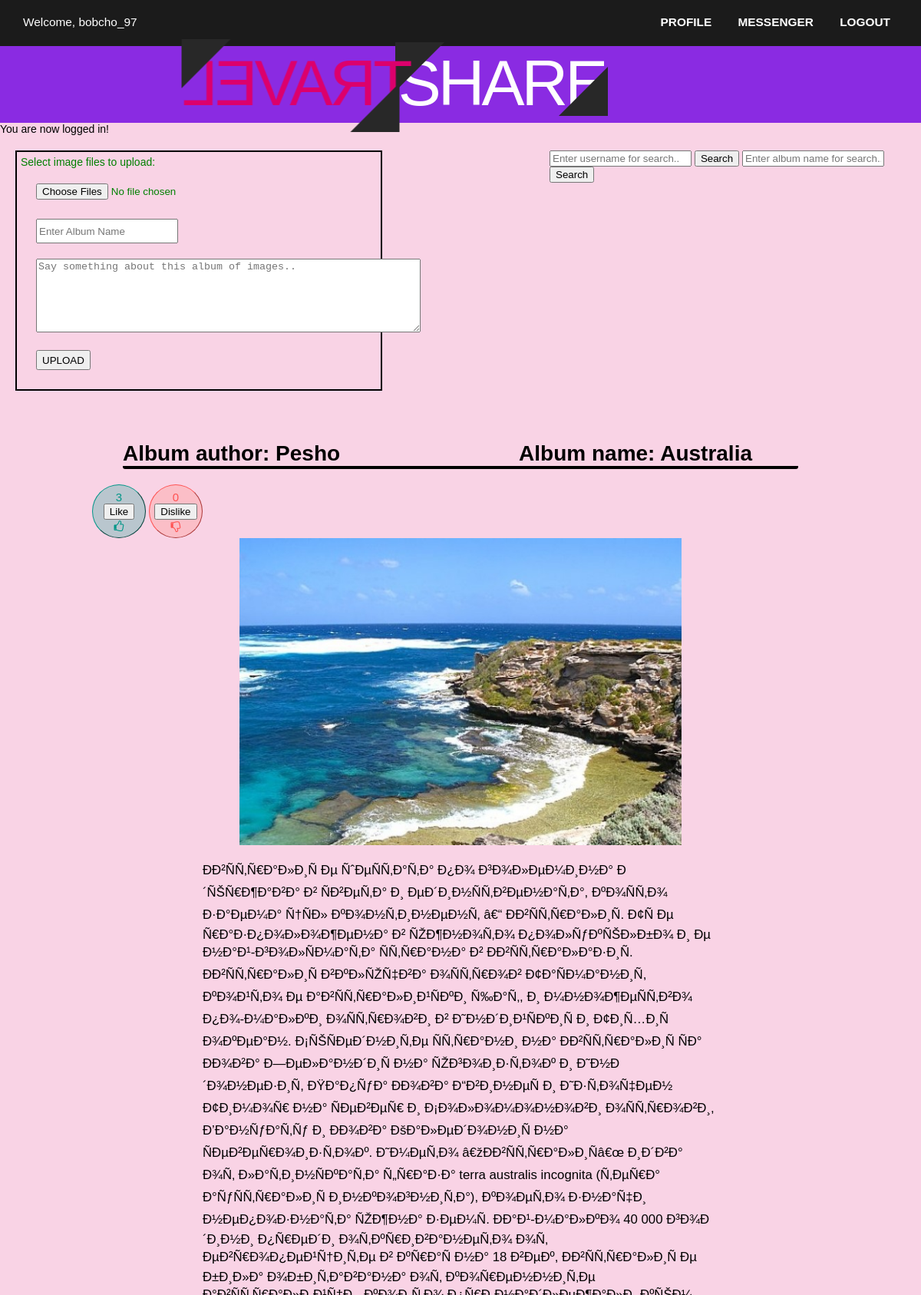
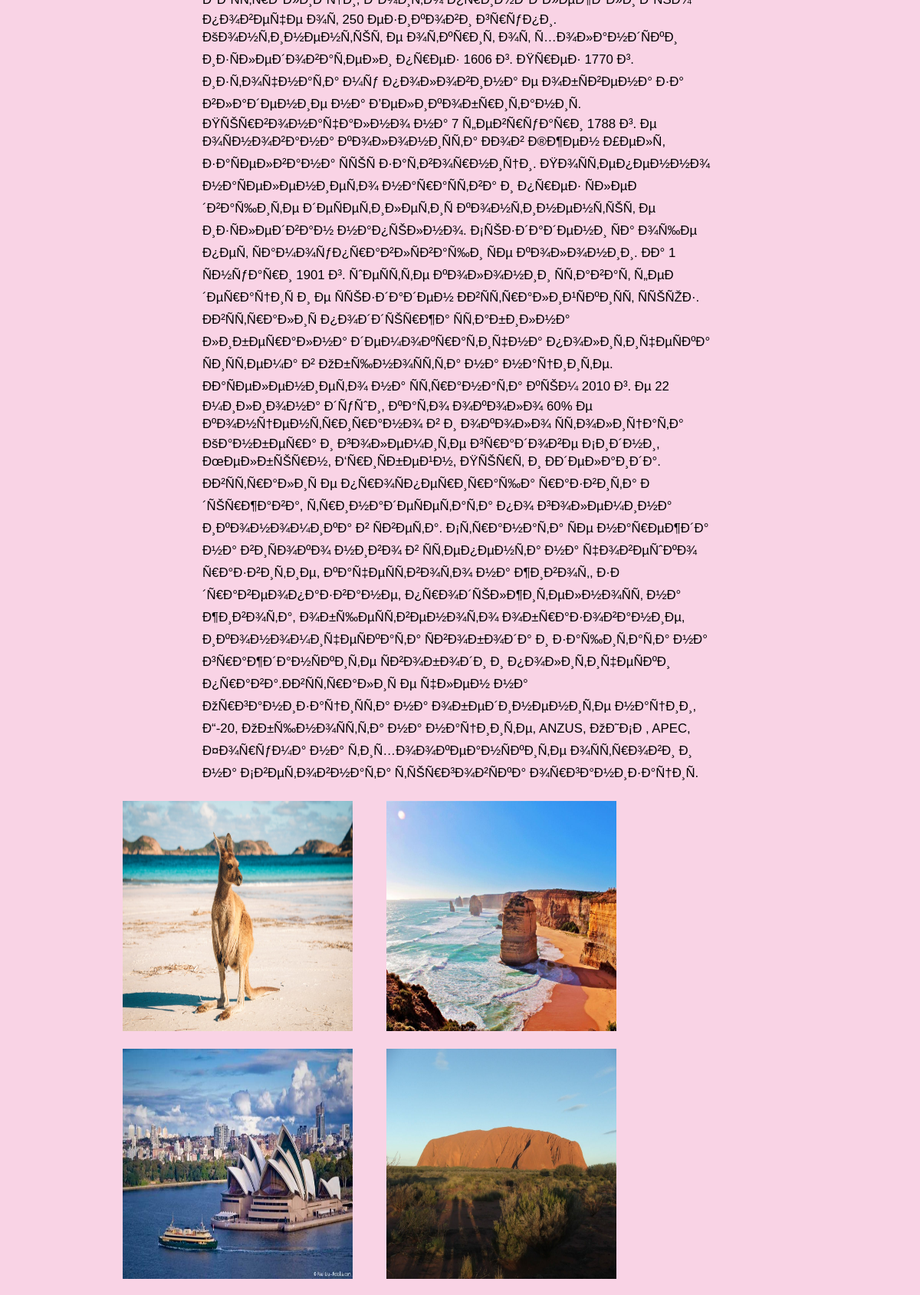
Page /testIndex.php (signed in, upper part) on the committed database (2 pictures, top to bottom).
### tables this page shows
CREATE TABLE `photos` (
  `id` int(11) NOT NULL,
  `file_name` varchar(255) NOT NULL,
  `user_name` varchar(100) NOT NULL,
  `uploaded_on` datetime NOT NULL,
  `status` enum('1','0') NOT NULL DEFAULT '1',
  `text` text NOT NULL,
  `album` varchar(100) NOT NULL,
  `likesUsers` text NOT NULL,
  `dislikesUsers` text NOT NULL,
  `likesCount` int(11) NOT NULL DEFAULT '0',
  `dislikesCount` int(11) NOT NULL DEFAULT '0'
);

### testIndex.php (the view, shortened to what this page needs)
<!DOCTYPE html>
<html lang="en">
<head>
    <link rel="stylesheet" href="https://cdnjs.cloudflare.com/ajax/libs/font-awesome/4.7.0/css/font-awesome.min.css">
    <link type="text/css" rel="stylesheet" href="testIndddd.css">
</head>
<body>
    <div id="header">
        <ul id="left">
            <li style="color: white; display:inline;"> Welcome, <?php echo $_SESSION['username'] ?></li>
        </ul>
        <ul>
            <li><a href="profile.php">Profile</a></li>
            <li><a href="chatroom.php">Messenger</a></li>
            <li><a href="index.php?logout=1">Logout</a></li>
        </ul>
    </div>
    <div id="under">
        <h4 class="logo">
            <span class="word1">Travel</span>
            <span class="word2">Share</span>
        </h4>
    </div>
    <div class="container">
        <?php if (isset($_SESSION['message'])) : ?>
            <div class="alert <?php echo $_SESSION['alert-class']; ?>">
                <?php
                echo $_SESSION['message'];
                ?>
            </div>
        <?php endif; ?>
        <div class="forms">
            <div class="uploader">
                <form action="" method="post" enctype="multipart/form-data">
                    Select image files to upload:
                    <input type="file" name="files[]" multiple>
                    <input type="text" name="album" placeholder="Enter Album Name">
                    <textarea name="text" cols="60" rows="6" placeholder="Say something about this album of images.."></textarea>
                    <input type="submit" name="submit" value="UPLOAD">
                </form>
            </div>
            <div class="searchBar">
                <form action="search.php" method="post">
                    <input type="text" name="validUser" placeholder="Enter username for search..">
                    <input type="submit" name="searchName" value="Search">
                    <input type="text" name="validAlbum" placeholder="Enter album name for search..">
                    <input type="submit" name="searchAlbum" value="Search">
                </form>
            </div>
        </div>
        <div class="gallery">
            <?php
            include_once 'dbConfig.php';
            $query = $db->query("SELECT * FROM photos ORDER BY album ASC, user_name ASC");
            $copyQuery = $db->query("SELECT * FROM photos ORDER BY album ASC, user_name ASC");
            $copyRow = $copyQuery->fetch_assoc();
            $copyAlbum = $copyRow['album'];
            $copyCreator = $copyRow['user_name'];
            $count = 0;
            if ($query->num_rows > 0) {
                while ($row = $query->fetch_assoc()) {
                    $imageURL = 'uploads/' . $row["file_name"];
                    $uploadedBy = $row['user_name'];
                    $text = $row['text'];
                    $album = $row['album'];
                    $nLikes = $row['likesCount'];
                    $nDislikes = $row['dislikesCount'];
                    $same = "";
                    ?>
                    <?php if ($count == 0 || $album !== $copyAlbum || $uploadedBy !== $copyCreator) : ?>
                        <br>
                        <h2 style="float: right; margin-right: 100px;">
                            <?php echo "Album name: " . $album;
                            $count++;
                            $copyAlbum = $album;
                            $copyCreator = $uploadedBy;
                            $same = $imageURL;
                            ?>
                        </h2>
                        <h2>
                            <?php echo "Album author: " . $uploadedBy; ?>
                        </h2>
                        <button class="like">
                            <?php echo $nLikes; ?>
                            <br>
                            <form action="" method="post">
                                <input type="submit" name="<?php echo "like" . $uploadedBy . $album; ?>" value ="Like"/>
                            </form>
                            <i class="fa fa-thumbs-o-up" aria-hidden="true"></i>
                        </button>
                        <button class="dislike">
                            <?php echo $nDislikes; ?>
                            <br>
                            <form action="" method="post">
                                <input type="submit" name="<?php echo "dislike" . $uploadedBy . $album; ?>" value ="Dislike">
                            </form>
                            <i class="fa fa-thumbs-o-down" aria-hidden="true"></i>
                        </button>
                        <?php if(file_exists($imageURL)):?>
                            <img style="display: block; width: 60%; height: 400px; margin: 0 auto; margin-bottom: 20px;" src="<?php echo $imageURL;?>" alt="" />
                        <?php endif; ?>
                        <p>
                            <?php echo $text; ?>
                        </p>
                    <?php endif; ?>
                    <?php if($same !== $imageURL && file_exists($imageURL)):?>
                            <div style="display: inline;">
                                <img src="<?php echo $imageURL; ?>" alt="" />
                            </div>
                        <?php endif; ?>
                <?php }
            } else { ?>
                <p style="margin-bottom: 0px; padding-bottom: 20px;">No image(s) found...</p>
            <?php } ?>
        </div>
    </div>
</body>
</html>

### testIndddd.css (style rules this page uses)
body { margin: 0; background-color: rgba(255, 255, 255, 0.781); font-size: 14px; font-family: Arial, Helvetica, sans-serif; padding: 0; }
#header { background-color: #1b1b1b; height: 60px; }
#header ul { text-align: right; font-size: 110%; margin-top: 0px; padding: 20px; list-style-type: none; display: inline; float: right; }
#header #left { text-align: left; display: inline; float: left; }
#header ul li { display: inline; margin-left: 10px; }
#header ul li a { margin-right: 20px; text-decoration: none; color: white; text-transform: uppercase; font-weight: bold; }
#under { height:100px; background-color: blueviolet; }
.logo { margin-top: 0; text-align: center; font: 84px 'Arial Narrow', sans-serif; color: #fefefe; text-transform: uppercase; letter-spacing: -4px; }
.logo span { position: relative; }
.logo span:before, .logo span:after { content: ''; position: absolute; border-width: 32px; border-style: solid; border-color: transparent; height: 0; z-index: 10; }
.logo .word1 { color: #dc006c; margin-right: -38px; transform: rotateY(180deg); display: inline-block; z-index: 10; }
.logo .word1:before { right: -4px; top: -9px; border-top-color: #282828; border-right-color: #282828; }
.logo .word1:after { left: 17px; bottom: -15px; border-bottom-color: #282828; border-left-color: #282828; }
.logo .word2 { z-index: 0; }
.logo .word2:before { left: -4px; top: -6px; border-top-color: #282828; border-left-color: #282828; }
.logo .word2:after { right: -4px; bottom: 4px; border-bottom-color: #282828; border-right-color: #282828; }
.container { background-color: #dc006a2c; }
.gallery h2 { margin: 40px; margin-top: 20px; margin-bottom: 20px; font-family: 'Gill Sans', 'Gill Sans MT', Calibri, 'Trebuchet MS', sans-serif; font-size: 200%; border-bottom: 4px solid black; border-bottom-left-radius: 3px; border-bottom-right-radius: 3px; }
.gallery { width: 80%; margin: 0 auto; margin-top: 30px; }
.gallery p { width: 70%; margin: 0 auto; font-size: 120%; margin-bottom: 20px; font-family: 'Lucida Sans', 'Lucida Sans Regular', 'Lucida Grande', 'Lucida Sans Unicode', Geneva, Verdana, sans-serif; }
.gallery img { width: 300px; height: 300px; display: inline; margin-left: 40px; margin-bottom: 20px; transition:transform 0.25s ease; }
.uploader { width: 40%; color: green; border: 2px solid black; float: left; }
.uploader input { display: block; height: 26px; margin: 20px; }
.uploader textarea { margin-left: 20px; }
.searchBar { width: 40%; float:right; }
.forms { padding: 20px; padding-bottom: 0px; margin-bottom: 0px; display: block; overflow: auto; }
button.like { width: 70px; height: 70px; margin: 0 auto; border-radius: 50%; color: rgba(0,150,136 ,1); background-color:rgba(38,166,154 ,0.3); border-color: rgba(0,150,136 ,1); border-width: 1px; font-size: 15px; }
button.dislike { width: 70px; height: 70px; margin: 0 auto; border-radius: 50%; color: rgba(255,82,82 ,1); background-color: rgba(255,138,128 ,0.3); border-color: rgba(255,82,82 ,1); border-width: 1px; font-size: 15px; }
.uploader { padding: 5px; }

### rows in the picture
photos: album "Australia", user_name "Pesho", likesCount "3", dislikesCount "0", file_name (picture), text "ÐÐ²ÑÑ‚Ñ€Ð°Ð»Ð¸Ñ Ðµ ÑˆÐµÑÑ‚Ð°Ñ‚Ð° Ð¿Ð¾ Ð³Ð¾Ð»ÐµÐ¼Ð¸Ð½Ð° Ð´ÑŠÑ€Ð¶Ð°Ð²Ð° Ð² ÑÐ²ÐµÑ‚Ð° Ð¸ ÐµÐ´Ð¸Ð½ÑÑ‚Ð²ÐµÐ½Ð°Ñ‚Ð°, ÐºÐ¾ÑÑ‚Ð¾ Ð·Ð°ÐµÐ¼Ð° Ñ†ÑÐ» ÐºÐ¾Ð½Ñ‚Ð¸Ð½ÐµÐ½Ñ‚ â€“ ÐÐ²ÑÑ‚Ñ€Ð°Ð»Ð¸Ñ. Ð¢Ñ Ðµ Ñ€Ð°Ð·Ð¿Ð¾Ð»Ð¾Ð¶ÐµÐ½Ð° Ð² ÑŽÐ¶Ð½Ð¾Ñ‚Ð¾ Ð¿Ð¾Ð»ÑƒÐºÑŠÐ»Ð±Ð¾ Ð¸ Ðµ Ð½Ð°Ð¹-Ð³Ð¾Ð»ÑÐ¼Ð°Ñ‚Ð° ÑÑ‚Ñ€Ð°Ð½Ð° Ð² ÐÐ²ÑÑ‚Ñ€Ð°Ð»Ð°Ð·Ð¸Ñ. ÐÐ²ÑÑ‚Ñ€Ð°Ð»Ð¸Ñ Ð²ÐºÐ»ÑŽÑ‡Ð²Ð° Ð¾ÑÑ‚Ñ€Ð¾Ð² Ð¢Ð°ÑÐ¼Ð°Ð½Ð¸Ñ, ÐºÐ¾Ð¹Ñ‚Ð¾ Ðµ Ð°Ð²ÑÑ‚Ñ€Ð°Ð»Ð¸Ð¹ÑÐºÐ¸ Ñ‰Ð°Ñ‚, Ð¸ Ð¼Ð½Ð¾Ð¶ÐµÑÑ‚Ð²Ð¾ Ð¿Ð¾-Ð¼Ð°Ð»ÐºÐ¸ Ð¾ÑÑ‚Ñ€Ð¾Ð²Ð¸ Ð² Ð˜Ð½Ð´Ð¸Ð¹ÑÐºÐ¸Ñ Ð¸ Ð¢Ð¸Ñ…Ð¸Ñ Ð¾ÐºÐµÐ°Ð½. Ð¡ÑŠÑÐµÐ´Ð½Ð¸Ñ‚Ðµ ÑÑ‚Ñ€Ð°Ð½Ð¸ Ð½Ð° ÐÐ²ÑÑ‚Ñ€Ð°Ð»Ð¸Ñ ÑÐ° ÐÐ¾Ð²Ð° Ð—ÐµÐ»Ð°Ð½Ð´Ð¸Ñ Ð½Ð° ÑŽÐ³Ð¾Ð¸Ð·Ñ‚Ð¾Ðº Ð¸ Ð˜Ð½Ð´Ð¾Ð½ÐµÐ·Ð¸Ñ, ÐŸÐ°Ð¿ÑƒÐ° ÐÐ¾Ð²Ð°…"
photos: file_name (picture)
photos: file_name (picture)
photos: file_name (picture)
photos: file_name (picture)

### other values in the picture
$_SESSION['username'] "bobcho_97"
$_SESSION['message'] "You are now logged in!"
